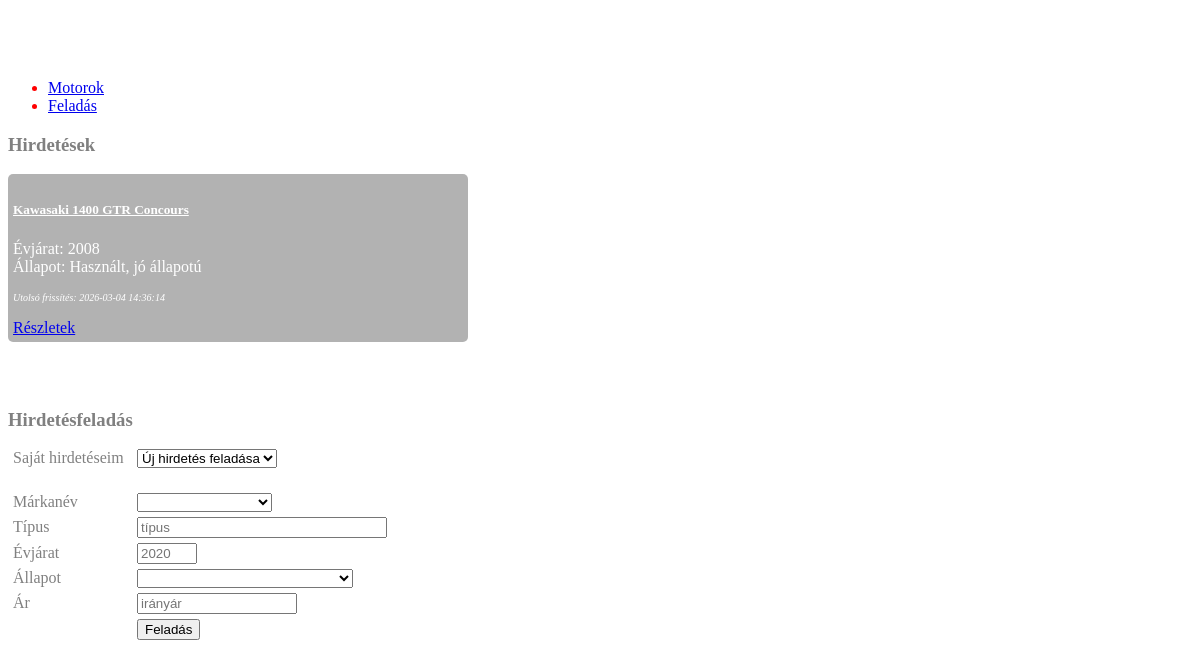
The app's page /secondhand.php (signed in) with its own data.
### tables this page shows
CREATE TABLE `secondhand_mstr` (
  `SecondHandID_MSTR` int(11) NOT NULL,
  `SecondHandManufacturerID_MSTR` int(11) NOT NULL,
  `SecondHandType_MSTR` varchar(30) NOT NULL,
  `SecondHandYear_MSTR` int(4) NOT NULL,
  `SecondHandStateID_MSTR` int(11) NOT NULL,
  `SecondHandPrice_MSTR` int(11) NOT NULL,
  `SecondHandUserID_MSTR` int(11) NOT NULL,
  `SecondHandRegDateTime_MSTR` datetime NOT NULL DEFAULT current_timestamp(),
  `SecondHandLastRegDateTime_MSTR` datetime NOT NULL DEFAULT '0000-00-00 00:00:00' ON UPDATE current_timestamp(),
  `SecondHandImages_MSTR` varchar(500) NOT NULL
);

CREATE TABLE `secondhandstate_mstr` (
  `SecondHandStateID_MSTR` int(11) NOT NULL,
  `SecondHandStateState_MSTR` varchar(40) NOT NULL
);

### secondhand.php (the view, shortened to what this page needs)
<?php
    include "connect.php";
?>
        <div class="secondhandbody">
            <ul class="nav nav-tabs" role="tablist">
                <li class="nav-item">
                    <a class="nav-link active" data-bs-toggle="tab" href="#secondhandmoto">Motorok</a>
                </li>
                <li class="nav-item">
                    <a class="nav-link" data-bs-toggle="tab" href="#sacondhandhandling">Feladás</a>
                </li>
            </ul>
            <div class="tab-content">
                <div id="secondhandmoto" class="container tab-pane active tabcontain" style="margin-bottom:30px;">
                    <h3>Hirdetések</h3>
                    <?php
                            $sql = "SELECT
                                        SecondHandID_MSTR,
                                        CONCAT(MotoManufacturerManufacturer_MSTR, ' ', SecondHandType_MSTR) AS MotoType,
                                        SecondHandYear_MSTR,
                                        SecondHandStateState_MSTR,
                                        SecondHandPrice_MSTR,
                                        SecondHandImages_MSTR,
                                        SecondHandRegDateTime_MSTR,
                                        SecondHandLastRegDateTime_MSTR
                                    FROM
                                        secondhand_mstr,
                                        secondhandstate_mstr,
                                        motomanufacturer_mstr
                                    WHERE
                                        SecondHandManufacturerID_MSTR = MotoManufacturerID_MSTR AND
                                        secondhand_mstr.SecondHandStateID_MSTR = secondhandstate_mstr.SecondHandStateID_MSTR";
                            $value = mysqli_query($connect, $sql);
                            while ($row = mysqli_fetch_assoc($value)) {
                                $ID = $row["SecondHandID_MSTR"];
                                $BrandAndType = $row["MotoType"];
                                $Year = $row["SecondHandYear_MSTR"];
                                $State = $row["SecondHandStateState_MSTR"];
                                $Image = explode(",", $row["SecondHandImages_MSTR"])[0];
                                $Last = $row["SecondHandLastRegDateTime_MSTR"];
                                echo "  <div class='card mb-3' style='min-width:180px;  max-width: 450px; background-color: rgba(0,0,0,0.3); color:white; border-radius:5px;padding:5px;'>
                                            <div class='row g-0'>
                                                <div class='col-md-5'>
                                                    <img src='".$_SESSION['systemPath'].$Image."'
                                                        style='width:auto; max-width:180px; cursor: pointer;'
                                                        alt=''
                                                        class='rounded-start'/>
                                                </div>
                                                <div class='col-md-6'>
                                                    <div class='card-body'>
                                                        <h5 class='card-title'><b><u>$BrandAndType</u></b></h5>
                                                        <p class='card-text'>
                                                            Évjárat: $Year<br>
                                                            Állapot: $State
                                                        </p>
                                                        <p class='card-text'>
                                                            <small class='text-muted' style='color: white; font-size:10px'><i>Utolsó frissítés: $Last</i></small>
                                                        </p>
                                                        <a href='#editsecondhand' data-toggle='modal' class='btn btn-primary btn-sm'>Részletek</a>
                                                        <input type='hidden' id='detailID' value='$ID'>
                                                    </div>
                                                </div>
                                            </div>
                                        </div>";
                            }
                    ?>
                </div>
                <div id="sacondhandhandling" class="container tab-pane tabcontain"><br>
                    <h3>Hirdetésfeladás</h3>
                    <?php
                        if (empty($_SESSION['userid'])) {
                            echo "<div>
                                    <form action='index.php' method='POST' id='secondhandLoginForm' >
                                        <input type='hidden' name='formName' value='secondhandLoginForm'>
                                        <div class='brdr' style='min-width:270px; color: gray; margin-bottom:5px;'>
                                            <div style='margin: 5px 15px 5px 5px;'>
                                                <span>Új feladáshoz, meglévő hirdetéseid kezeléséhez be kell jelentkezned!</span>
                                            </div>
                                            <div style='display:block; margin:5px;'>
                                                <span style='display:inline-block; width:120px;'>Felhasználónév</span>
                                                <input type='text'
                                                    class='form-control'
                                                    required
                                                    value=''
                                                    id='loginUserName'
                                                    form='secondhandLoginForm'
                                                    name='loginUserName'
                                                    style='display:inline-block; width:250px;'
                                                    placeholder='e-mail'>
                                            </div>
                                            <div style='display:block; margin:5px;'>
                                                <span style='display:inline-block; width:120px;'>Jelszó</span>
                                                <input type='password'
                                                    class='form-control'
                                                    required
                                                    id='loginPassword'
                                                    form='secondhandLoginForm'
                                                    name='loginPassword'
                                                    style='display:inline-block; width:250px;'
                                                    placeholder='jelszó'>
                                            </div>
                                            <div style='display:inline;'>
                                                <span style='display:inline-block; width:120px;'></span>
                                                <button type='submit' class='btn btn-success' form='secondhandLoginForm' style='display:inline; margin-left:5px;'>
                                                    <span class='glyphicon glyphicon-off'></span>
                                                    Bejelentkezés
                                                </button>
                                            </div>
                                        </div>
                                    </form>
                                </div>";
                        } else {
                            echo " <div>
                                        <div class='brdr' style='color: gray'>
                                            <div style='display:block; margin:5px;'>
                                                <span style='display:inline-block; width:120px;'>Saját hirdetéseim</span>
                                                <select
                                                    onchange=''
                                                    class='form-select form-select-lg'
                                                    aria-label='.form-select-lg'
                                                    style='margin-bottom:20px' >";
                                                        $ret = "<option>Új hirdetés feladása</option>";
                                                        echo $ret;
                                                echo "</select>
                                            </div>
                                            <form action='index.php' method='POST' id='secondhandAddForm'>
                                                <input type='hidden' name='formName' value='secondhandAddForm'>
                                                <div style='display:block; margin:5px;'>
                                                    <span style='display:inline-block; width:120px;'>Márkanév</span>
                                                    <select
                                                        required
                                                        class='form-select form-select-lg'
                                                        id='shoppingCartCountryID'
                                                        aria-label='.form-select-lg'>";
                                                            $sql = "SELECT * FROM motomanufacturer_mstr
                                                                    ORDER BY MotoManufacturerManufacturer_MSTR ASC";
                                                            $ret = "<option></option>";
                                                            $result = mysqli_query($connect, $sql);
                                                            while ($row = mysqli_fetch_assoc($result)) {
                                                                $cntr = $row['MotoManufacturerID_MSTR'];
                                                                $type = $row['MotoManufacturerManufacturer_MSTR'];
                                                                $ret .= "<option value='$cntr'>$type</option>";
                                                            }
                                                            echo $ret;
                                                    echo "</select>
                                                </div>
                                                <div style='display:block; margin:5px;'>
                                                    <span style='display:inline-block; width:120px;'>Típus</span>
                                                    <input type='text'
                                                        required
                                                        maxlength=30
                                                        class='form-control'
                                                        id='shoppingCartEMail'
                                                        name='shoppingCartEMail'
                                                        style='display:inline-block; width:250px;'
                                                        placeholder='típus'>
                                                </div>
                                                <div style='display:block; margin:5px;'>
                                                    <span style='display:inline-block; width:120px;'>Évjárat</span>
                                                    <input type='text'
                                                        required
                                                        maxlength=4
                                                        class='form-control'
                                                        style='display:inline-block; width:60px;'
                                                        onkeypress='return onlyNumber(event)'
                                                        placeholder='2020'>
                                                </div>
                                                <div style='display:block; margin:5px;'>
                                                    <span style='display:inline-block; width:120px;'>Állapot</span>
                                                    <select
                                                        onchange=''
                                                        required
                                                        class='form-select form-select-lg'
                                                        id='shoppingCartCountryID'
                                                        aria-label='.form-select-lg'>";
                                                            $sql = "SELECT * FROM secondhandstate_mstr
                                                                    ORDER BY SecondHandStateID_MSTR ASC";
                                                            $ret = "<option></option>";
                                                            $result = mysqli_query($connect, $sql);
                                                            while ($row = mysqli_fetch_assoc($result)) {
                                                                $cntr = $row['SecondHandStateID_MSTR'];
                                                                $type = $row['SecondHandStateState_MSTR'];
                                                                $ret .= "<option value='$cntr'>$type</option>";
                                                            }
                                                            echo $ret;
                                                    echo "</select>
                                                </div>
                                                <div style='display:block; margin:5px;'>
                                                    <span style='display:inline-block; width:120px;'>Ár</span>
                                                    <input type='text'
                                                        required
                                                        maxlength=9
                                                        class='form-control'
                                                        style='display:inline-block; width:160px;'
                                                        onkeypress='return onlyNumber(event)'
                                                        placeholder='irányár'>
                                                </div>
                                                <div style='display:inline;'>
                                                    <span style='display:inline-block; width:120px;'></span>
                                                    <button type='submit' class='btn btn-success' form='secondhandAddForm' style='display:inline; margin-left:5px;'>
                                                        Feladás
                                                    </button>
                                                </div>
                                            </form>
                                        </div>
                                   </div>";
                        }
                    ?>
                </div>
            </div>
        </div>

### secondhand.php (style rules this page uses)
.secondhandbody { margin-top:55px; margin-bottom:60px; color:red; display: inline-block; width: 100%; background-color: transparent; }
.tabcontain { color: gray; }

### records on screen
secondhand_mstr: BrandAndType "Kawasaki 1400 GTR Concours", SecondHandYear_MSTR "2008", SecondHandStateID_MSTR.SecondHandStateState_MSTR "Használt, jó állapotú", SecondHandLastRegDateTime_MSTR "2026-03-04 14:36:14"
